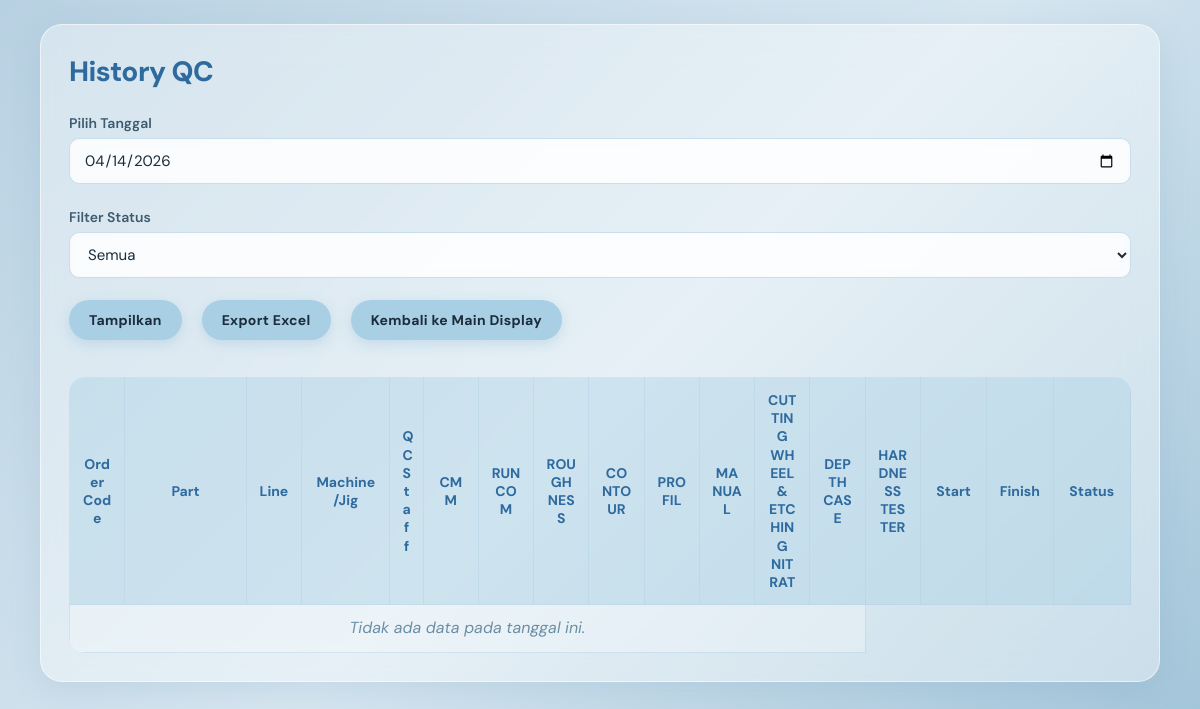
Page /qc/history.php (signed in) on the earlier database version.
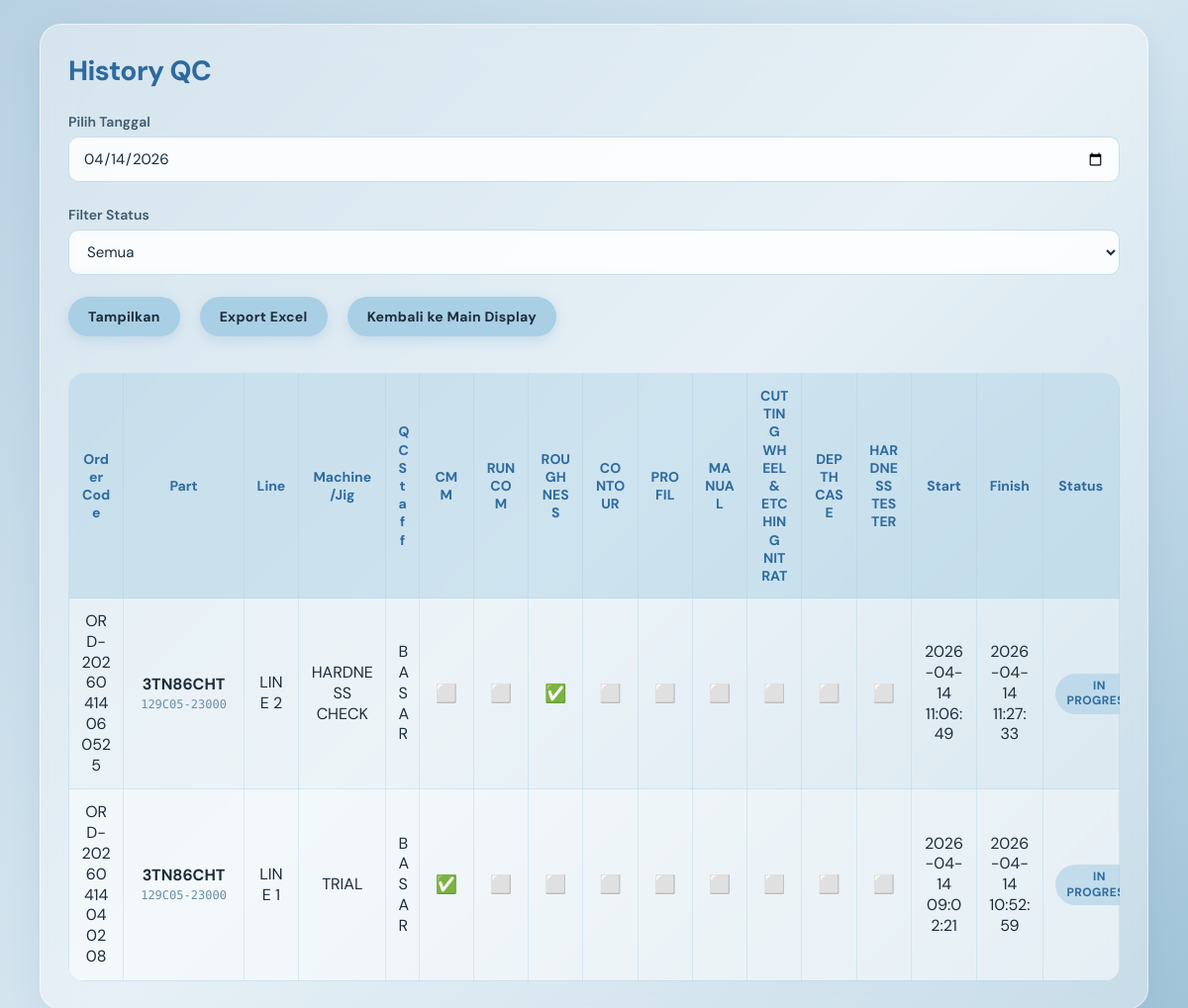
Same page on the later database version.
### tables this page shows
CREATE TABLE `sampling_orders` (
  `id` int(11) NOT NULL,
  `order_code` varchar(30) NOT NULL,
  `category` varchar(20) NOT NULL,
  `part_id` int(11) NOT NULL,
  `line_id` int(11) NOT NULL,
  `machine_id` int(11) NOT NULL,
  `qty` int(11) DEFAULT 1,
  `created_by` int(11) DEFAULT NULL,
  `created_at` timestamp NOT NULL DEFAULT current_timestamp(),
  `status` enum('waiting','in_progress','partial_done','done') NOT NULL DEFAULT 'waiting'
);

CREATE TABLE `master_parts` (
  `id` int(11) NOT NULL,
  `category` varchar(20) NOT NULL,
  `part_no` varchar(30) NOT NULL,
  `part_name` varchar(150) NOT NULL,
  `created_at` timestamp NOT NULL DEFAULT current_timestamp()
);

CREATE TABLE `master_lines` (
  `id` int(11) NOT NULL,
  `category` varchar(20) NOT NULL,
  `catalog_line` varchar(100) NOT NULL,
  `created_at` timestamp NOT NULL DEFAULT current_timestamp()
);

### qc/history.php (the view, shortened to what this page needs)
<?php
include '../config/koneksi.php';
mysqli_query($conn, "SET time_zone = '+07:00'");
$selected_date = isset($_GET['tanggal']) && $_GET['tanggal'] !== ''
    ? $_GET['tanggal']
    : date('Y-m-d');
$status_filter = isset($_GET['status']) ? $_GET['status'] : 'all';
$whereStatus = "";
$query = mysqli_query($conn, "
    SELECT
        so.id,
        so.order_code,
        so.category,
        so.status,
        so.created_at,
        mp.part_no,
        mp.part_name,
        ml.catalog_line,
        mm.machine_jig_catalog,
        MAX(CASE WHEN sps.qc_machine = 'CMM' AND sps.status = 'done' THEN 1 ELSE 0 END) AS cmm_done,
        MAX(CASE WHEN sps.qc_machine = 'RUNCOM' AND sps.status = 'done' THEN 1 ELSE 0 END) AS runcom_done,
        MAX(CASE WHEN sps.qc_machine = 'ROUGHNESS' AND sps.status = 'done' THEN 1 ELSE 0 END) AS roughness_done,
        MAX(CASE WHEN sps.qc_machine = 'PROFIL' AND sps.status = 'done' THEN 1 ELSE 0 END) AS profil_done,
        MAX(CASE WHEN sps.qc_machine = 'MANUAL' AND sps.status = 'done' THEN 1 ELSE 0 END) AS manual_done,
        MAX(CASE WHEN sps.qc_machine = 'CONTOUR' AND sps.status = 'done' THEN 1 ELSE 0 END) AS contour_done,
        MAX(CASE WHEN sps.qc_machine = 'CUTTING WHEEL & ETCHING NITRAT' AND sps.status = 'done' THEN 1 ELSE 0 END) AS cutting_wheel_done,
        MAX(CASE WHEN sps.qc_machine = 'DEPTH CASE' AND sps.status = 'done' THEN 1 ELSE 0 END) AS depth_case_done,
        MAX(CASE WHEN sps.qc_machine = 'HARDNESS TESTER' AND sps.status = 'done' THEN 1 ELSE 0 END) AS hardness_tester_done,
        MIN(sps.start_time) AS latest_start_time,
        MAX(sps.end_time) AS latest_end_time,
        MAX(u.nama) AS qc_nama
    FROM sampling_orders so
    JOIN master_parts mp ON so.part_id = mp.id
    JOIN master_lines ml ON so.line_id = ml.id
    JOIN master_machines mm ON so.machine_id = mm.id
    LEFT JOIN sampling_process_steps sps ON so.id = sps.order_id
    LEFT JOIN users u ON sps.qc_user_id = u.id
    WHERE DATE(so.created_at) = '$selected_date'
    $whereStatus
    GROUP BY
        so.id, so.order_code, so.category, so.status, so.created_at,
        mp.part_no, mp.part_name, ml.catalog_line, mm.machine_jig_catalog
    ORDER BY so.created_at DESC
");
?>
<!DOCTYPE html>
<html lang="en">
<head>
    <link rel="stylesheet" href="../assets/style.css?v=21">
</head>
<body class="history-page">
    <div class="history-container">
        <h2>History QC</h2>
        <form method="GET" class="history-filter-form">
            <label>Pilih Tanggal</label>
            <input type="date" name="tanggal" value="<?php echo htmlspecialchars($selected_date); ?>" required>
            <label>Filter Status</label>
            <select name="status">
                <option value="all" <?php echo $status_filter === 'all' ? 'selected' : ''; ?>>Semua</option>
            </select>
            <div class="history-filter-actions">
                <button type="submit">Tampilkan</button>
                <button type="button" class="btn" id="openExportModal">Export Excel</button>
                <a class="btn" href="main_display.php?section=job">Kembali ke Main Display</a>
            </div>
        </form>
        <br>
        <div class="history-table-wrap">
            <table class="history-table">
                <thead>
                    <tr>
                        <th class="col-order">Order Code</th>
                        <th class="col-part">Part</th>
                        <th class="col-line">Line</th>
                        <th class="col-machine">Machine/Jig</th>
                        <th class="col-staff">QC Staff</th>
                        <th class="col-check">CMM</th>
                        <th class="col-check">RUNCOM</th>
                        <th class="col-check">ROUGHNESS</th>
                        <th class="col-check">CONTOUR</th>
                        <th class="col-check">PROFIL</th>
                        <th class="col-check">MANUAL</th>
                        <th class="col-check">CUTTING WHEEL & ETCHING NITRAT</th>
                        <th class="col-check">DEPTH CASE</th>
                        <th class="col-check">HARDNESS TESTER</th>
                        <th class="col-datetime">Start</th>
                        <th class="col-datetime">Finish</th>
                        <th class="col-status">Status</th>
                    </tr>
                </thead>
                <tbody>
                    <?php if (mysqli_num_rows($query) > 0): ?>
                        <?php while ($row = mysqli_fetch_assoc($query)): ?>
                            <tr>
                                <td class="col-order"><?php echo htmlspecialchars($row['order_code']); ?></td>
                                <td class="col-part">
                                    <div class="history-part-name"><?php echo htmlspecialchars($row['part_name']); ?></div>
                                    <div class="history-part-no"><?php echo htmlspecialchars($row['part_no']); ?></div>
                                </td>
                                <td class="col-line"><?php echo htmlspecialchars($row['catalog_line']); ?></td>
                                <td class="col-machine"><?php echo htmlspecialchars($row['machine_jig_catalog']); ?></td>
                                <td class="col-staff"><?php echo $row['qc_nama'] ? htmlspecialchars($row['qc_nama']) : '-'; ?></td>
                                <td class="col-check">
                                    <?php echo ((int)$row['cmm_done'] === 1) ? '✅' : '⬜'; ?>
                                </td>
                                <td class="col-check">
                                    <?php echo ((int)$row['runcom_done'] === 1) ? '✅' : '⬜'; ?>
                                </td>
                                <td class="col-check">
                                    <?php echo ((int)$row['roughness_done'] === 1) ? '✅' : '⬜'; ?>
                                </td>
                                <td class="col-check">
                                    <?php echo ((int)$row['contour_done'] === 1) ? '✅' : '⬜'; ?>
                                </td>
                                <td class="col-check">
                                    <?php echo ((int)$row['profil_done'] === 1) ? '✅' : '⬜'; ?>
                                </td>
                                <td class="col-check">
                                    <?php echo ((int)$row['manual_done'] === 1) ? '✅' : '⬜'; ?>
                                </td>
                                <td class="col-check">
                                    <?php echo ((int)$row['cutting_wheel_done'] === 1) ? '✅' : '⬜'; ?>
                                </td>
                                <td class="col-check">
                                    <?php echo ((int)$row['depth_case_done'] === 1) ? '✅' : '⬜'; ?>
                                </td>
                                <td class="col-check">
                                    <?php echo ((int)$row['hardness_tester_done'] === 1) ? '✅' : '⬜'; ?>
                                </td>
                                <td class="col-datetime">
                                    <?php echo $row['latest_start_time'] ? htmlspecialchars($row['latest_start_time']) : '-'; ?>
                                </td>
                                <td class="col-datetime">
                                    <?php echo $row['latest_end_time'] ? htmlspecialchars($row['latest_end_time']) : '-'; ?>
                                </td>
                                <td class="col-status">
                                    <?php
                                    if ($row['status'] == 'waiting') {
                                        echo '<span class="status-badge status-waiting">ORDER REQUEST</span>';
                                    } elseif ($row['status'] == 'in_progress' || $row['status'] == 'partial_done') {
                                        echo '<span class="status-badge status-progress">IN PROGRESS</span>';
                                    } elseif ($row['status'] == 'done') {
                                        echo '<span class="status-badge status-done">DONE</span>';
                                    } else {
                                        echo htmlspecialchars($row['status']);
                                    }
                                    ?>
                                </td>
                            </tr>
                        <?php endwhile; ?>
                    <?php else: ?>
                        <tr>
                            <td colspan="13" class="history-empty">Tidak ada data pada tanggal ini.</td>
                        </tr>
                    <?php endif; ?>
                </tbody>
            </table>
        </div>
    </div>
</body>
</html>

### assets/style.css (style rules this page uses)
:root { --bg-grad-1: #b8d1e2; --bg-grad-2: #d6e6f0; --bg-grad-3: #9fc3d8; --glass-bg: rgba(255, 255, 255, 0.38); --glass-border: rgba(255, 255, 255, 0.55); --glass-shadow: 0 8px 32px rgba(80, 120, 160, 0.13); --blue-main: #5b9fc8; --blue-dark: #2e6a9e; --blue-soft: #a9cfe4; --blue-lighter: #dbeeff; --text-dark: #1c2c3a; --text-mid: #3d5a6e; --text-soft: #6b8ea4; --danger: #e05a5a; --danger-bg: rgba(255, 220, 220, 0.85); --success: #3a9e72; --success-bg: rgba(210, 245, 225, 0.85); --radius-sm: 10px; --radius-md: 16px; --radius-lg: 22px; --font: 'DM Sans', sans-serif; --font-mono: 'DM Mono', monospace; }
* { box-sizing: border-box; }
body { font-family: var(--font); background: linear-gradient(135deg, var(--bg-grad-1) 0%, var(--bg-grad-2) 50%, var(--bg-grad-3) 100%); min-height: 100vh; margin: 0; color: var(--text-dark); }
h2 { margin-top: 0; margin-bottom: 24px; color: var(--blue-dark); font-size: 28px; font-weight: 800; letter-spacing: -0.5px; }
label { display: block; margin-top: 14px; margin-bottom: 6px; font-weight: 600; font-size: 14px; color: var(--text-mid); }
input, select { width: 100%; padding: 11px 14px; margin-bottom: 10px; border-radius: var(--radius-sm); border: 1.5px solid rgba(180, 210, 230, 0.7); background: rgba(255, 255, 255, 0.75); font-size: 15px; font-family: var(--font); color: var(--text-dark); transition: 0.2s ease; backdrop-filter: blur(4px); }
button, .btn { background: var(--blue-soft); color: var(--text-dark); border: none; text-decoration: none; display: inline-block; padding: 11px 20px; border-radius: 30px; cursor: pointer; width: auto; margin-right: 8px; font-weight: 700; font-family: var(--font); font-size: 14px; letter-spacing: 0.3px; box-shadow: 0 4px 14px rgba(125, 176, 206, 0.3); transition: 0.2s ease; }
table { width: 100%; border-collapse: collapse; background: transparent; border-radius: var(--radius-md); overflow: hidden; }
th, td { padding: 12px; border: 1px solid rgba(180, 210, 230, 0.4); text-align: left; }
th { background: rgba(169, 207, 228, 0.35); color: var(--blue-dark); font-weight: 700; }
tr:nth-child(even) { background: rgba(255, 255, 255, 0.2); }
.status-badge { display: inline-block; padding: 5px 12px; border-radius: 999px; font-size: 12px; font-weight: 700; letter-spacing: 0.4px; }
.status-progress { background: rgba(169, 207, 228, 0.6); color: var(--blue-dark); }
.history-page { background: linear-gradient(135deg, var(--bg-grad-1) 0%, var(--bg-grad-2) 50%, var(--bg-grad-3) 100%); margin: 0; min-height: 100vh; padding: 24px 0; }
.history-container { width: calc(100% - 80px); max-width: 1600px; margin: 0 auto; background: rgba(255, 255, 255, 0.4); backdrop-filter: blur(16px); -webkit-backdrop-filter: blur(16px); border: 1px solid var(--glass-border); padding: 28px; border-radius: var(--radius-lg); box-shadow: var(--glass-shadow); }
.history-filter-form { margin-bottom: 16px; }
.history-filter-actions { margin-top: 12px; display: flex; gap: 12px; flex-wrap: wrap; }
.history-table-wrap { width: 100%; overflow-x: auto; border-radius: var(--radius-md); text-align: center; }
.history-table { width: 100%; min-width: 880px; table-layout: fixed; border-collapse: collapse; background: transparent; text-align: center; }
.history-table th, .history-table td { vertical-align: middle; word-wrap: break-word; overflow-wrap: break-word; white-space: normal; line-height: 1.3; padding: 13px 12px; text-align: center; border: 1px solid rgba(170, 205, 225, 0.35); }
.history-table thead th { background: rgba(169, 207, 228, 0.4); color: var(--blue-dark); font-size: 14px; font-weight: 700; }
.history-table tbody td { background: rgba(255, 255, 255, 0.25); }
.history-table tbody tr:nth-child(even) td { background: rgba(255, 255, 255, 0.4); }
.col-order { width: 5%; }
.col-part { width: 11%; }
.col-line { width: 5%; }
.col-machine { width: 8%; }
.col-staff { width: 3%; }
.col-check { width: 5%; text-align: center; font-size: 18px; }
.col-datetime { width: 6%; }
.col-status { width: 7%; text-align: center; }
.history-part-name { font-weight: 700; color: var(--text-dark); line-height: 1.25; margin-bottom: 3px; }
.history-part-no { font-size: 12px; color: var(--text-soft); font-family: var(--font-mono); }
.history-empty { text-align: center; padding: 24px; color: var(--text-soft); font-style: italic; }

Differences in the rows shown:
added sampling_orders: order_code "ORD-20260414060525", master_parts.part_name "3TN86CHT", master_parts.part_no "129C05-23000", master_lines.catalog_line "LINE 2", machine_jig_catalog "HARDNESS CHECK", qc_nama "BASAR", latest_start_time "2026-04-14 11:06:49", latest_end_time "2026-04-14 11:27:33", status "IN…"
added sampling_orders: order_code "ORD-20260414040208", master_parts.part_name "3TN86CHT", master_parts.part_no "129C05-23000", master_lines.catalog_line "LINE 1", machine_jig_catalog "TRIAL", qc_nama "BASAR", latest_start_time "2026-04-14 09:02:21", latest_end_time "2026-04-14 10:52:59", status "IN…"
Other differences:
text no longer shown: "Tidak ada data pada tanggal ini."
